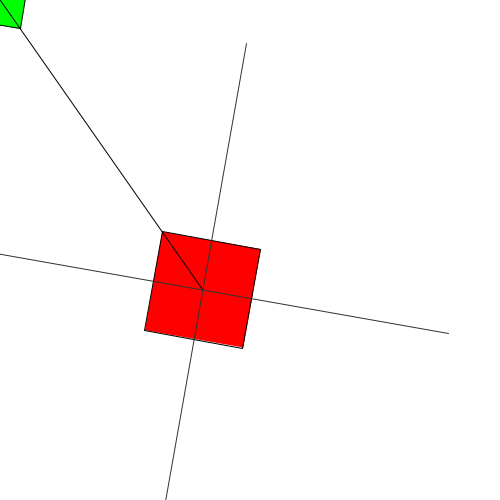
Frame 1 (no input)
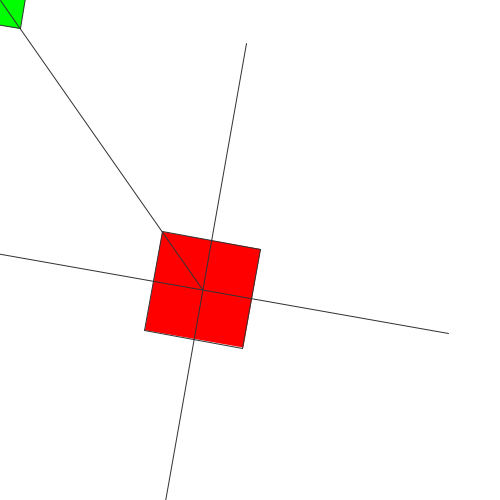
Frame 60 (the mouse pressed at the canvas centre just before this capture)
Frame 120 (the mouse held since frame 60 and released just before this capture): identical to frame 60, image omitted

The Processing sketch that drew these frames (run headless with seeded random() and noise(); from frame 60 on, the mouse is pressed at the canvas centre):

// Processing sketch: rotacion_Push_Pop_Matrix_01
// ── rotacion_Push_Pop_Matrix_01.pde
void setup() {
  size(500, 500);
  rectMode(CENTER);
}

void draw() {
  background(255);
  //Esto no da el resultado esperado.
  //Con este metodo estamos rotando el canvas, no los elementos
  rotate(radians(10)); 
  //rotate(radians(mouseY));  //activar esto para rotar con el mouse
  fill(0,255,0);
  rect(0, 0, 50, 50);
  fill(255,0,0);
  rect(width/2, height/2, 100, 100);
  line(0, 0, width/2, height/2);
  
  stroke(50);
  line(width/2, 0, width/2, height);
  line(0, height/2, width, height/2);
}
